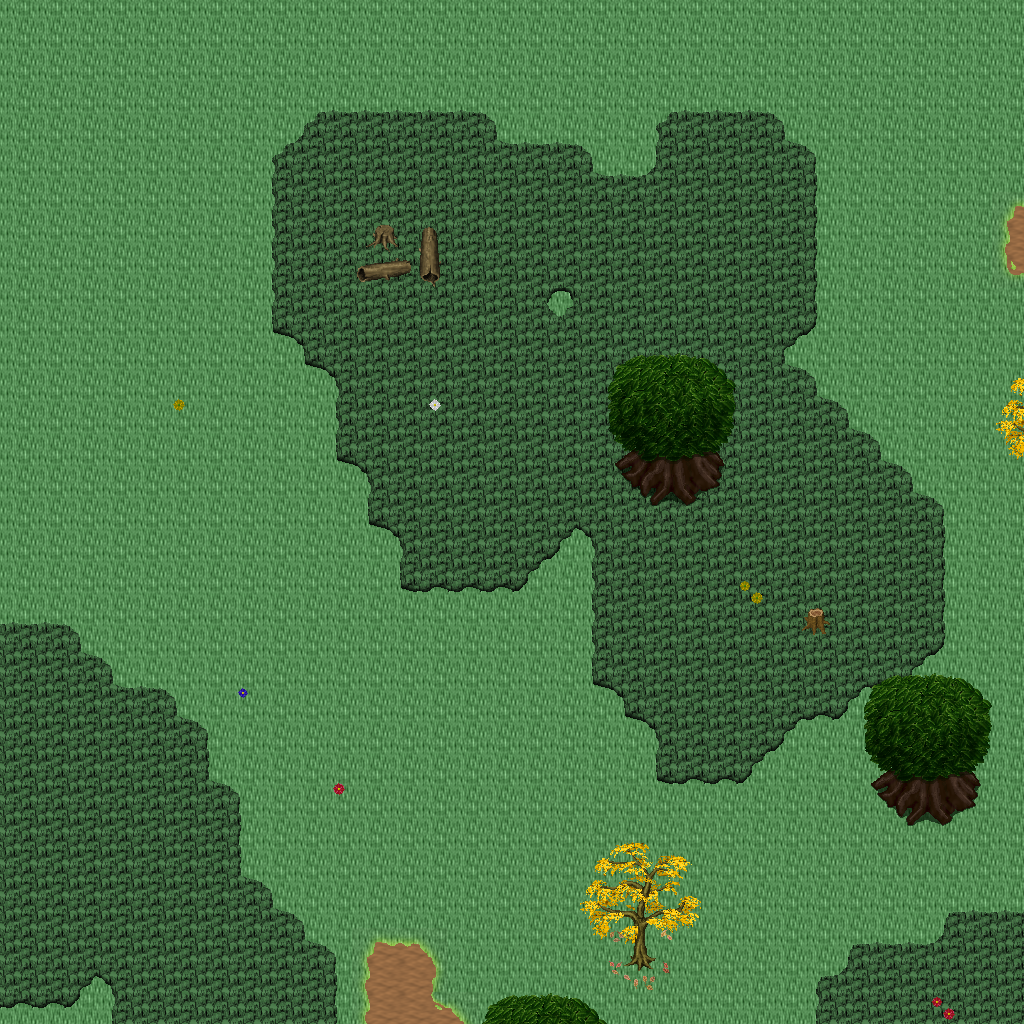

Rendered tile map (Tiled .tmx) drawn with the repository's tilesets; below, a short description and the map source with its tile grids summarised:
An orthogonal 32x32 tile map with 32x32 px tiles, 5 tile layers (Ground, Objects, Objects2, Above, ...), 1 hidden layer not drawn, 18 tilesets.

<map version="1.10" tiledversion="1.11.0" orientation="orthogonal" renderorder="right-down" width="32" height="32" tilewidth="32" tileheight="32" infinite="0" nextlayerid="11" nextobjectid="1">
 <tileset firstgid="1" name="logic_collision" tilewidth="32" tileheight="32" tilecount="1" columns="1">
  <image source="../drawable/logic_collision.png" width="32" height="32" />
 </tileset>
 <tileset firstgid="2" name="ground_ground" tilewidth="32" tileheight="32" tilecount="33" columns="3">
  <image source="../drawable/ground_ground.png" width="96" height="352" />
 </tileset>
 <tileset firstgid="35" name="ground_grass_corners" tilewidth="32" tileheight="32" tilecount="24" columns="6">
  <image source="../drawable/ground_grass_corners.png" width="192" height="128" />
 </tileset>
 <tileset firstgid="59" name="ground_grass_edges" tilewidth="32" tileheight="32" tilecount="36" columns="12">
  <image source="../drawable/ground_grass_edges.png" width="384" height="96" />
 </tileset>
 <tileset firstgid="95" name="ground_grass_2" tilewidth="32" tileheight="32" tilecount="21" columns="3">
  <image source="../drawable/ground_grass_2.png" width="96" height="224" />
 </tileset>
 <tileset firstgid="116" name="plant_leaves" tilewidth="32" tileheight="32" tilecount="8" columns="4">
  <image source="../drawable/plant_leaves.png" width="128" height="64" />
 </tileset>
 <tileset firstgid="124" name="plant_tree_tree_darkgreen" tilewidth="32" tileheight="32" tilecount="88" columns="8">
  <image source="../drawable/plant_tree_tree_darkgreen.png" width="256" height="352" />
 </tileset>
 <tileset firstgid="212" name="plant_tree_fall_trees" tilewidth="32" tileheight="32" tilecount="40" columns="8">
  <image source="../drawable/plant_tree_fall_trees.png" width="256" height="160" />
 </tileset>
 <tileset firstgid="252" name="plant_tree_pine_tree" tilewidth="32" tileheight="32" tilecount="20" columns="4">
  <image source="../drawable/plant_tree_pine_tree.png" width="128" height="160" />
 </tileset>
 <tileset firstgid="272" name="plant_stump_hollow_logs" tilewidth="32" tileheight="32" tilecount="6" columns="3">
  <image source="../drawable/plant_stump_hollow_logs.png" width="96" height="64" />
 </tileset>
 <tileset firstgid="278" name="plant_stump_small_stump" tilewidth="32" tileheight="32" tilecount="4" columns="2">
  <image source="../drawable/plant_stump_small_stump.png" width="64" height="64" />
 </tileset>
 <tileset firstgid="282" name="plant_stump_stump_pale_purple" tilewidth="32" tileheight="32" tilecount="4" columns="2">
  <image source="../drawable/plant_stump_stump_pale_purple.png" width="64" height="64" />
 </tileset>
 <tileset firstgid="286" name="plant_flower_daisy_blue" tilewidth="32" tileheight="32" tilecount="8" columns="2">
  <image source="../drawable/plant_flower_daisy_blue.png" width="64" height="128" />
 </tileset>
 <tileset firstgid="294" name="plant_flower_daisy_red" tilewidth="32" tileheight="32" tilecount="8" columns="2">
  <image source="../drawable/plant_flower_daisy_red.png" width="64" height="128" />
 </tileset>
 <tileset firstgid="302" name="plant_flower_daisy_white" tilewidth="32" tileheight="32" tilecount="8" columns="2">
  <image source="../drawable/plant_flower_daisy_white.png" width="64" height="128" />
 </tileset>
 <tileset firstgid="310" name="plant_flower_daisy_yellow" tilewidth="32" tileheight="32" tilecount="8" columns="2">
  <image source="../drawable/plant_flower_daisy_yellow.png" width="64" height="128" />
 </tileset>
 <tileset firstgid="318" name="logic_creature_ent" tilewidth="32" tileheight="32" tilecount="4" columns="4">
  <image source="../drawable/logic_creature_ent.png" width="128" height="32" />
 </tileset>
 <tileset firstgid="322" name="logic_creature_animal" tilewidth="32" tileheight="32" tilecount="32" columns="8">
  <image source="../drawable/logic_creature_animal.png" width="256" height="128" />
 </tileset>
 <layer id="1" name="Ground" width="32" height="32">
  <data>[1024 cells, 1024 non-empty, 3 distinct tile ids]</data>
 </layer>
 <layer id="2" name="Objects" width="32" height="32">
  <data>[1024 cells, 176 non-empty, 44 distinct tile ids]</data>
 </layer>
 <layer id="3" name="Objects2" width="32" height="32">
  <data>[1024 cells, 4 non-empty, 4 distinct tile ids]</data>
 </layer>
 <layer id="4" name="Above" width="32" height="32">
  <data>[1024 cells, 48 non-empty, 28 distinct tile ids]</data>
 </layer>
 <layer id="5" name="Above2" width="32" height="32">
  <data>[1024 cells, 0 non-empty, 0 distinct tile ids]</data>
 </layer>
 <layer id="6" name="Walkable" width="32" height="32" visible="0">
  <data>[1024 cells, 21 non-empty, 1 distinct tile ids]</data>
 </layer>
 <objectgroup id="7" name="Mapevents" />
 <objectgroup id="8" name="Spawn" />
 <objectgroup id="9" name="Keys" />
 <objectgroup id="10" name="Replace" />
</map>
